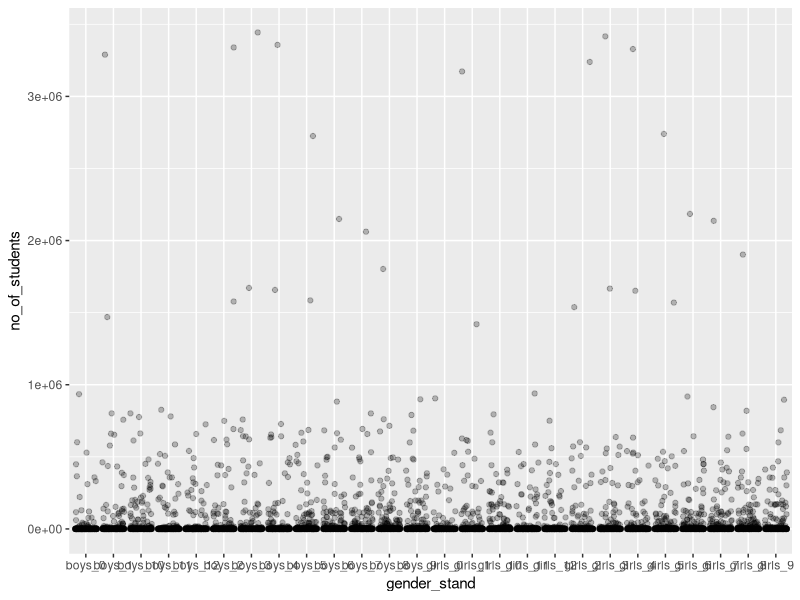
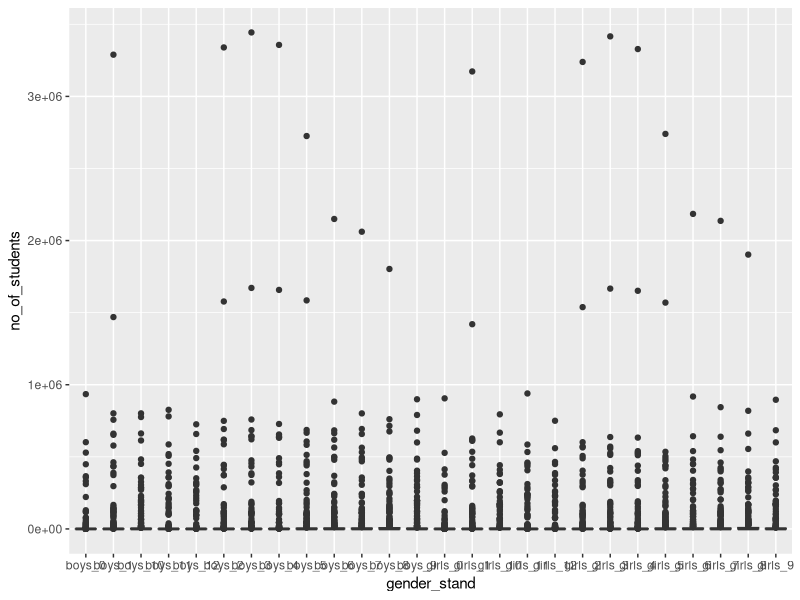
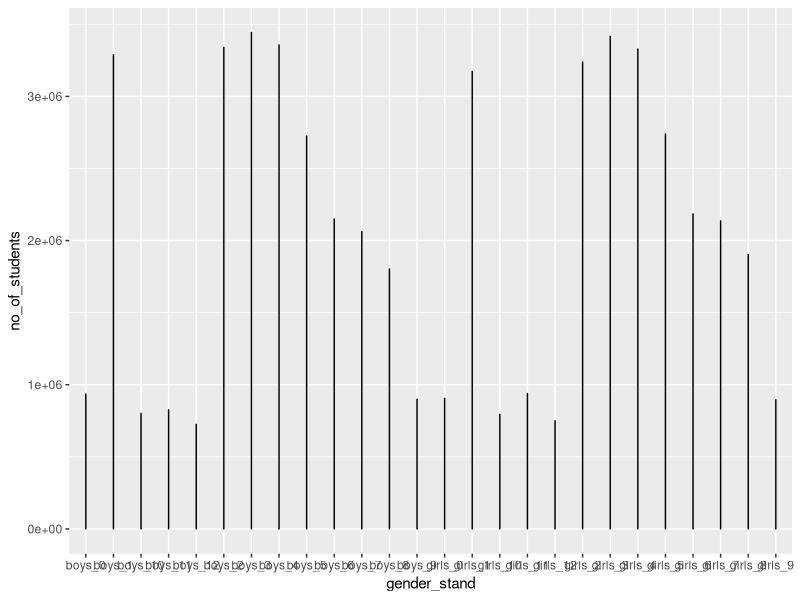
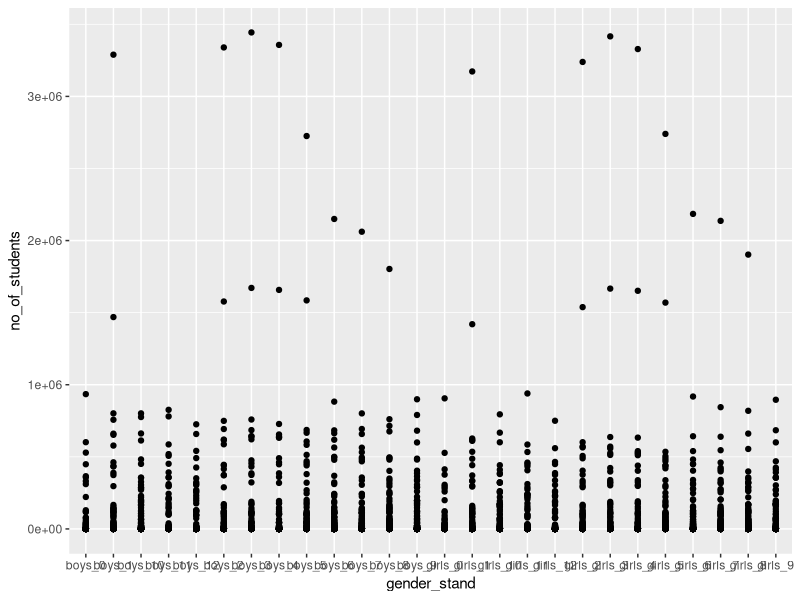
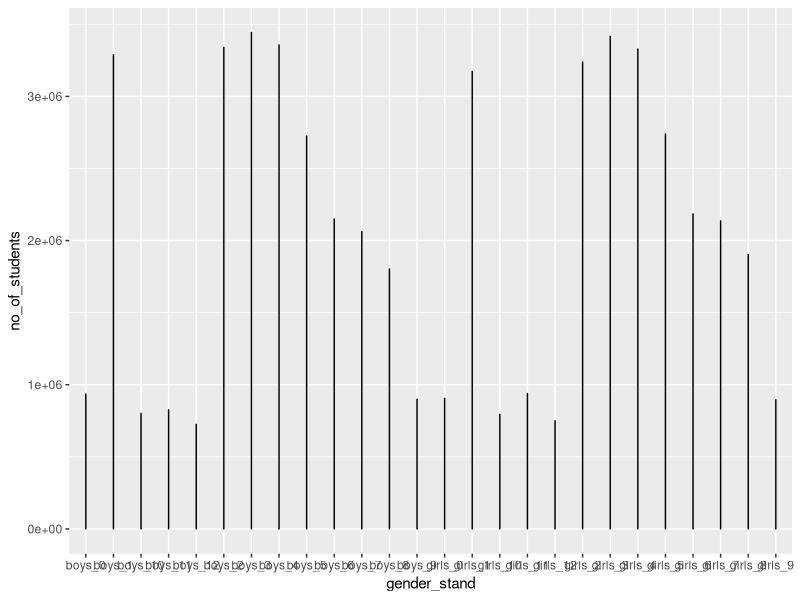

Reproduce these figures in R, in order.
library(tidyr)
library(ggplot2)
library(readr)
library(dplyr)

list.files()

school_tidy_data <- read.csv("school_enrollment_all_india.csv")
dim(school_tidy_data)
head(school_tidy_data)

summary(school_tidy_data)

education_data_tidy <- pivot_longer(school_tidy_data,
                                    cols = girls_0:boys_12,
                                    names_to = "gender_stand",
                                    values_to = "no_of_students",
                                    values_drop_na = TRUE)
View(education_data_tidy)


g1 <- ggplot(education_data_tidy, aes(x = gender_stand, y = no_of_students ))
g1 + geom_jitter(alpha=0.25)

g1+ geom_boxplot()

g1+ geom_line()

g1 + geom_point()

g1+ geom_path()


education_tidy_2 <- separate(education_data_tidy,
         col = gender_stand,
         into = c("gender", "stand"),
         sep = ("_"))
